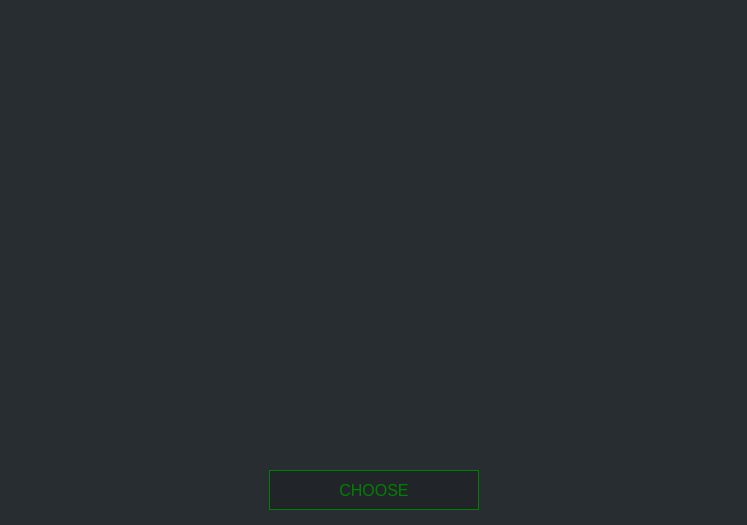
<?xml version="1.0" encoding="UTF-8"?>
<ui version="4.0">
 <class>AddressBookDialog</class>
 <widget class="QDialog" name="AddressBookDialog">
  <property name="geometry">
   <rect>
    <x>0</x>
    <y>0</y>
    <width>747</width>
    <height>525</height>
   </rect>
  </property>
  <property name="font">
   <font>
    <family>Poppins</family>
   </font>
  </property>
  <property name="windowTitle">
   <string>Select address</string>
  </property>
  <property name="styleSheet">
   <string notr="true">background-color: #282d31; color: #ddd;</string>
  </property>
  <layout class="QVBoxLayout" name="verticalLayout">
   <property name="leftMargin">
    <number>15</number>
   </property>
   <property name="topMargin">
    <number>15</number>
   </property>
   <property name="rightMargin">
    <number>15</number>
   </property>
   <property name="bottomMargin">
    <number>15</number>
   </property>
   <item>
    <widget class="QTreeView" name="m_addressBookView">
     <property name="font">
      <font>
       <pointsize>-1</pointsize>
      </font>
     </property>
     <property name="styleSheet">
      <string notr="true">background-color: #282d31; color: #ddd; border: 0px;
font-size: 14px;</string>
     </property>
    </widget>
   </item>
   <item>
    <layout class="QHBoxLayout" name="horizontalLayout">
     <item>
      <spacer name="horizontalSpacer">
       <property name="orientation">
        <enum>Qt::Horizontal</enum>
       </property>
       <property name="sizeHint" stdset="0">
        <size>
         <width>40</width>
         <height>20</height>
        </size>
       </property>
      </spacer>
     </item>
     <item>
      <widget class="QPushButton" name="m_okButton">
       <property name="minimumSize">
        <size>
         <width>210</width>
         <height>40</height>
        </size>
       </property>
       <property name="font">
        <font>
         <pointsize>-1</pointsize>
        </font>
       </property>
       <property name="styleSheet">
        <string notr="true">QPushButton#m_okButton {color: green; background-color: #212529; border: 1px solid green; font-size: 16px;}

QPushButton#m_okButton:hover {color: green; background-color: #212529; border: 2px solid green; font-size: 16px;}</string>
       </property>
       <property name="text">
        <string>CHOOSE</string>
       </property>
      </widget>
     </item>
     <item>
      <spacer name="horizontalSpacer_2">
       <property name="orientation">
        <enum>Qt::Horizontal</enum>
       </property>
       <property name="sizeHint" stdset="0">
        <size>
         <width>40</width>
         <height>20</height>
        </size>
       </property>
      </spacer>
     </item>
    </layout>
   </item>
  </layout>
 </widget>
 <resources/>
 <connections>
  <connection>
   <sender>m_okButton</sender>
   <signal>clicked()</signal>
   <receiver>AddressBookDialog</receiver>
   <slot>accept()</slot>
   <hints>
    <hint type="sourcelabel">
     <x>694</x>
     <y>499</y>
    </hint>
    <hint type="destinationlabel">
     <x>373</x>
     <y>262</y>
    </hint>
   </hints>
  </connection>
  <connection>
   <sender>m_addressBookView</sender>
   <signal>doubleClicked(QModelIndex)</signal>
   <receiver>AddressBookDialog</receiver>
   <slot>accept()</slot>
   <hints>
    <hint type="sourcelabel">
     <x>373</x>
     <y>242</y>
    </hint>
    <hint type="destinationlabel">
     <x>373</x>
     <y>262</y>
    </hint>
   </hints>
  </connection>
 </connections>
</ui>
